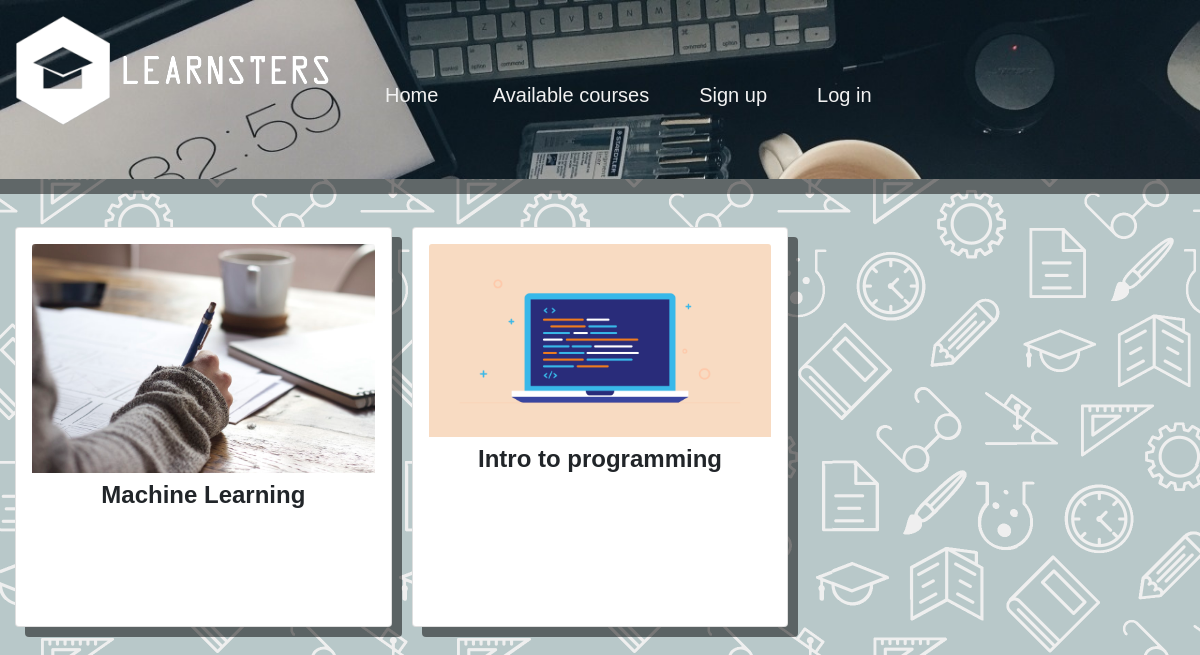
The page /learnerCourses.php on the database as committed earlier.
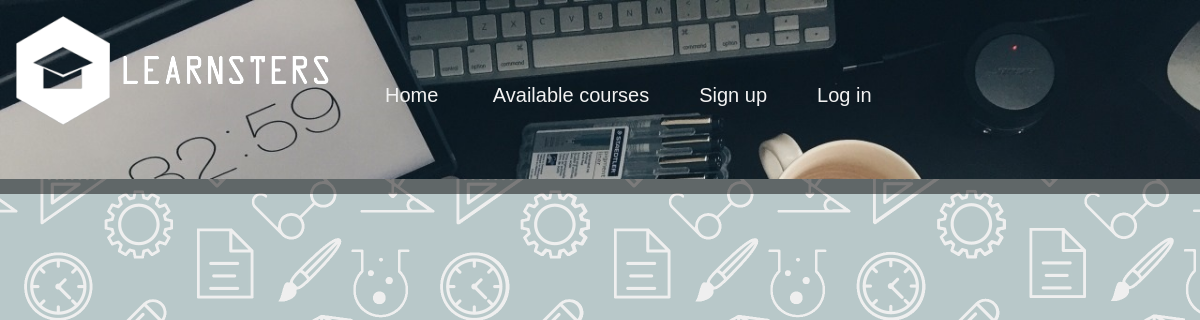
The same page on the database as committed later.
### tables this page shows
CREATE TABLE `courses` (
  `courseID` int(11) NOT NULL,
  `courseName` varchar(50) NOT NULL,
  `averageRating` decimal(10,0) NOT NULL,
  `price` int(11) NOT NULL,
  `description` text NOT NULL,
  `picture` text NOT NULL,
  `approved` tinyint(1) NOT NULL,
  `tutorID` int(11) NOT NULL
);

### learnerCourses.php (the view, shortened to what this page needs)
<html>
<head>
  <link rel="stylesheet" href="https://cdn.jsdelivr.net/npm/bootstrap@4.6.1/dist/css/bootstrap.min.css">
</head>
<?php
include "menu.php";
$learnerID = $_SESSION["ID"];
$query = "SELECT courses.courseID,courses.courseName,courses.description,courses.picture FROM courses INNER JOIN selectedCourses ON selectedCourses.courseID=courses.courseID AND learnerID='" . $learnerID . "' ";
$results = $conn->query($query);
?>
<body>
  <br><br><br>
  <div class="card-columns col justify-content-center mx-auto" style="width:100%;">
    <?php while ($row = $results->fetch_array(MYSQLI_ASSOC)) { ?>
      <div class="card itemCard"  style=" height:400px; box-shadow: 10px 10px rgba(0, 0, 0, 0.5);">
        <div class="card-body text-center">
          <img class="card-img-top" src="pictures/courses/<?php echo $row["picture"] ?>">
          <h4 class="pt-2"><b><?php echo $row["courseName"] ?></b></h4>
        </div>
      </div>
    <?php } ?>
  </div>
</body>
</html>

Rows that differ between the two databases and show on the page:
removed courses: picture (picture), courseName "Machine Learning"
removed courses: picture (picture), courseName "Intro to programming"
